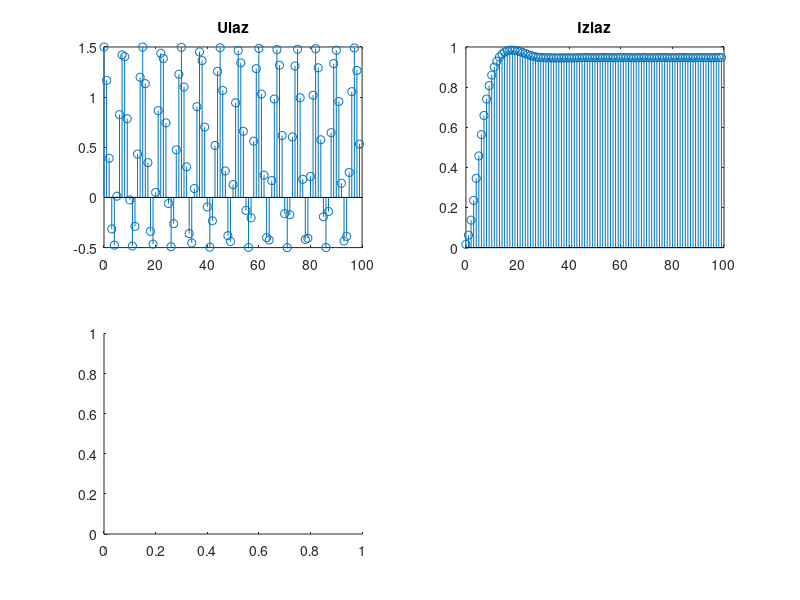

Here is the MATLAB script that generated this plot: (Note: this script raises an error after producing the figure.)
a = [1 -3.234 4.1252 -2.4466 0.56748]
b = [0.010657 -0.00150 0.000146 0.008515 0.0006362 0.004425]
fs = 44100; f1 = 5900;
n = 0 : 99
u = 0.5+1*cos(2*pi*f1/fs*n)
y = filter(b, a, u)
subplot(2, 2, 1), plot(n, u), title('Ulaz')
subplot(2, 2, 2), plot(n, y), title('Izlaz')
nule = roots(b)
polovi = roots(a)
u_sim =[n ; u]'
n= 0:99;
subplot(2, 2, 1), stem(n, u), title('Ulaz');
subplot(2, 2, 2), stem(n, y), title('Izlaz');
subplot(2, 2, 3), stem(0 :length(y_kaskada') -1, y_kaskada'), title('Kaskada');
delta_kaskada = y - y_kaskada';
subplot(2, 2, 4), stem(n, delta_kaskada), title('Greska kaskada');